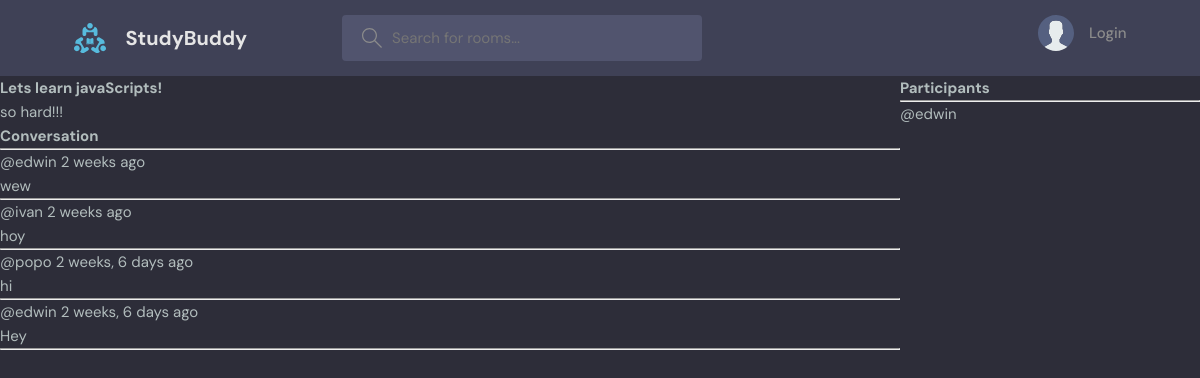
The page /room/1/ on the database its author committed.
### base/models.py (models this page shows, shortened)
class Room(models.Model):
    host = models.ForeignKey(User, on_delete=models.SET_NULL, null=True)
    topic = models.ForeignKey(Topic, on_delete=models.SET_NULL, null=True)
    name =  models.CharField(max_length=200)
    description = models.TextField(null=True, blank=True)
    participants = models.ManyToManyField(
        User, related_name='participants', blank=True)
    updated = models.DateTimeField(auto_now=True)
    created = models.DateTimeField(auto_now_add=True)
    class Meta:
        ordering = ['-updated', '-created']

class Message(models.Model):
    user = models.ForeignKey(User, on_delete=models.CASCADE)
    room = models.ForeignKey(Room, on_delete=models.CASCADE)
    body = models.TextField()
    updated = models.DateTimeField(auto_now=True)
    created = models.DateTimeField(auto_now_add=True)
    class Meta:
        ordering = ['-updated', '-created']

### base/views.py (the view, shortened to what this page needs)
# urls.py: path("room/<str:pk>/", views.room, name="room"),
def room(request, pk):
    room = Room.objects.get(id=pk)
    room_messages = room.message_set.all()
    participants = room.participants.all()
    context = {'room': room, 'room_messages': room_messages, 'participants':participants}
    return render(request, "base/room.html", context)

### base/templates/base/room.html (shortened to what this page needs)
{% extends "main.html" %}
{% block content %}
<div class="room-container">
    <div>
        <h1>{{room.name}}</h1>
        <p>{{room.description}}</p>
        <div class="commend">
            <h3>Conversation</h3>
            <hr>
            {% for message in room_messages %}
                <div>
                    <small>@{{message.user}}  {{message.created|timesince}} ago</small>
                    <p>{{message.body}}</p>
                    <hr>
                </div>
            {% endfor %}
        </div>
    </div>
    <div>
        <h3>Participants</h3>
        <hr>
        {% for user in participants %}
            <div>
                <p>@{{user.username}}</p>
            </div>
        {% endfor %}
    </div>
</div>
{% endblock %}

### static/styles/style.css (style rules this page uses)
:root { --color-main: #71c6dd; --color-main-light: #e1f6fb; --color-dark: #3f4156; --color-dark-medium: #51546e; --color-dark-light: #696d97; --color-light: #e5e5e5; --color-gray: #8b8b8b; --color-light-gray: #b2bdbd; --color-bg: #2d2d39; --color-success: #5dd693; --color-error: #fc4b0b; }
* { font-family: "DM Sans", -apple-system, BlinkMacSystemFont, "Segoe UI", Roboto, Oxygen, Ubuntu, Cantarell, "Open Sans", "Helvetica Neue", sans-serif; margin: 0; padding: 0; box-sizing: border-box; text-rendering: optimizeLegibility; font-size: inherit; }
html { font-size: 56.25%; }
@media only screen and (min-width: 1200px) { html { font-size: 62.5%; } }
body { line-height: 1.6; font-weight: 400; font-size: 1.5rem; color: var(--color-light-gray); background-color: var(--color-bg); min-height: 100vh; }

### base/templates/base/room.html (style rules this page uses)
.room-container { display: grid; grid-template-columns: 3fr 1fr; }

### rows shown on the page
Room: name "Lets learn javaScripts!", description "so hard!!!"
Message: user "edwin", created "2 weeks", body "wew"
Message: user "ivan", created "2 weeks", body "hoy"
Message: user "popo", created "2 weeks, 6 days", body "hi"
Message: user "edwin", created "2 weeks, 6 days", body "Hey"

### other values the page prints
{{ user.username }} "edwin"
